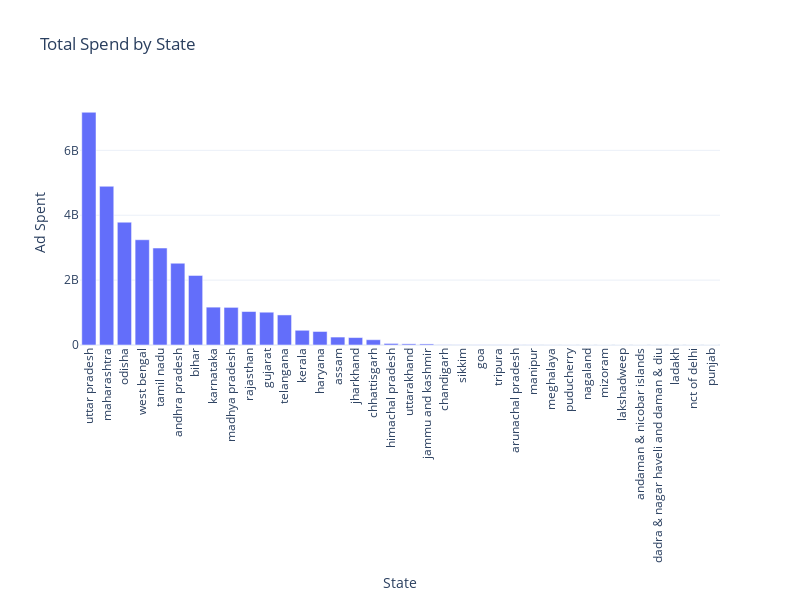

The code cell stored with this chart in its notebook:
### Code cell
import plotly.express as px
import plotly.io as pio
import plotly.graph_objects as go
pio.templates.default = 'plotly_white'

fig = px.bar(state_ad_spend,x='State', y = 'Amount spent (INR)', labels = {'State':'State','Amount spent (INR)':'Ad Spent'}, title='Total Spend by State')
fig.update_layout(xaxis={'categoryorder':'total descending'},
                  
                  height = 600,
                  width = 800,
                  xaxis_tickangle = -90,
                 
                 )
fig.show()

### Figure 1 — Plotly figure (JSON) as saved in the notebook; plotly's stock layout.template omitted (floating-point values rounded to 4 significant figures)
{"data": [{"alignmentgroup": "True", "hovertemplate": "State=%{x}<br>Ad Spent=%{y}<extra></extra>", "legendgroup": "", "marker": {"color": "#636efa", "pattern": {"shape": ""}}, "name": "", "offsetgroup": "", "orientation": "v", "showlegend": false, "textposition": "auto", "type": "bar", "x": ["andaman & nicobar islands", "andhra pradesh", "arunachal pradesh", "assam", "bihar", "chandigarh", "chhattisgarh", "dadra & nagar haveli and\ndaman & diu", "goa", "gujarat", "haryana", "himachal pradesh", "jammu and kashmir", "jharkhand", "karnataka", "kerala", "ladakh", "lakshadweep", "madhya pradesh", "maharashtra", "manipur", "meghalaya", "mizoram", "nagaland", "nct of delhi", "odisha", "puducherry", "punjab", "rajasthan", "sikkim", "tamil nadu", "telangana", "tripura", "uttar pradesh", "uttarakhand", "west bengal"], "xaxis": "x", "y": [0, 2520493300, 2771308, 244693274, 2144769680, 6507258, 162836146, 0, 4328418, 1010634975, 416834110, 48046464, 32875305, 229321946, 1166463116, 453624020, 0, 19847, 1159795608, 4892020368, 2667186, 1768440, 481052, 599170, 0, 3785297817, 1535672, 0, 1031708075, 4379297, 2988281712, 926434822, 3714918, 7173450480, 35704485, 3244289832], "yaxis": "y"}], "layout": {"barmode": "relative", "height": 600, "legend": {"tracegroupgap": 0}, "title": {"text": "Total Spend by State"}, "width": 800, "xaxis": {"anchor": "y", "autorange": true, "categoryorder": "total descending", "domain": [0, 1], "range": [-0.5, 35.5], "tickangle": -90, "title": {"text": "State"}, "type": "category"}, "yaxis": {"anchor": "x", "autorange": true, "domain": [0, 1], "range": [0, 7551000000.0], "title": {"text": "Ad Spent"}, "type": "linear"}}}
